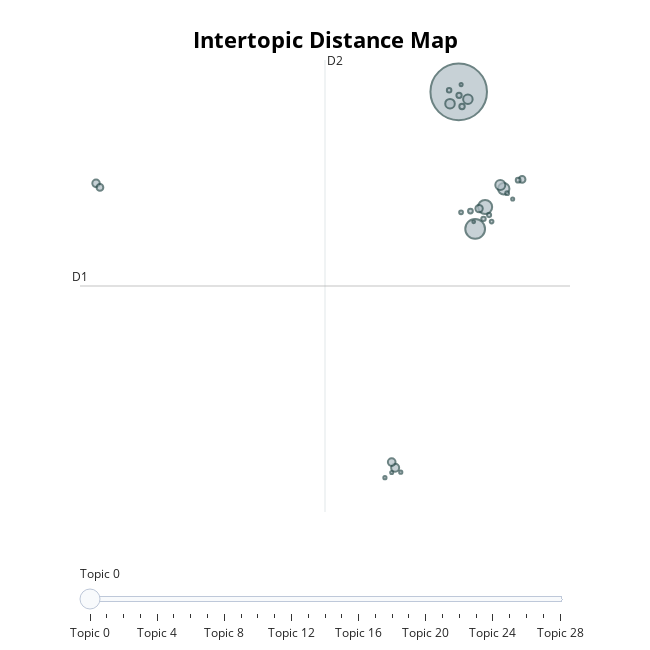

The code cell stored with this chart in its notebook:
### Code cell
# Import necessary libraries
import pandas as pd
import re
import glob
from tqdm import tqdm
from sklearn.feature_extraction.text import TfidfVectorizer
from umap import UMAP
from sentence_transformers import SentenceTransformer
from bertopic import BERTopic

# Kamus normalisasi singkat
normalization_dict = {
    "u": "you", "r": "are", "ur": "your", "pls": "please", "plz": "please",
    "thx": "thanks", "ty": "thank you", "btw": "by the way", "lol": "laughing out loud",
    "lmao": "laughing my ass off", "omg": "oh my god", "wtf": "what the fuck",
    "idk": "i do not know", "imo": "in my opinion", "imho": "in my humble opinion",
    "gg": "good game", "ez": "easy", "nerf": "weaken", "buff": "strengthen",
    "noob": "newbie", "grind": "repetitive task", "op": "overpowered",
    "laggy": "slow connection", "gitgud": "get good", "f2p": "free to play",
    "p2w": "pay to win", "dlc": "downloadable content", "npc": "non player character",
    "xp": "experience points", "lvl": "level", "rng": "random number generator",
    "afk": "away from keyboard", "af": "as fuck", "rp": "roleplay",
    "ive": "i have", "tl": "too long", "dr": "did not read"
}

# Deteksi konteks fps
def disambiguate_fps(text):
    if re.search(r"\b(fps)\b", text.lower()):
        if re.search(r"(graphics|frame|lag|performance|per second)", text.lower()):
            text = re.sub(r"\bfps\b", "frames per second", text, flags=re.IGNORECASE)
        elif re.search(r"(shooter|gun|weapon|enemy|combat|first person)", text.lower()):
            text = re.sub(r"\bfps\b", "first person shooter", text, flags=re.IGNORECASE)
    return text

# Fungsi normalisasi + pembersihan ringan
def preprocess_review(text):
    if not isinstance(text, str):
        text = ""
    text = text.lower()  # Lowercase ringan
    words = text.split()
    words = [normalization_dict.get(word, word) for word in words]
    text = " ".join(words)
    text = disambiguate_fps(text)
    text = re.sub(r"http\S+", "", text)               # hapus url
    text = re.sub(r"[^a-zA-Z0-9\s]", "", text)        # hapus karakter aneh
    text = re.sub(r"\s+", " ", text).strip()          # hilangkan spasi berlebih
    return text

# Ambil semua file CSV dari dua folder
csv_files_1 = glob.glob("reviews_1/*.csv")
csv_files_2 = glob.glob("reviews_2/*.csv")
csv_files = csv_files_1 + csv_files_2

# Gabungkan semua CSV jadi satu DataFrame
df_list = [pd.read_csv(file) for file in csv_files]
df = pd.concat(df_list, ignore_index=True)

# Tampilkan jumlah total baris
print(f"Total data: {len(df)} baris")

# Hitung jumlah UserID unik
jumlah_userid = df['UserID'].nunique()
print(f"Jumlah UserID unik: {jumlah_userid}")

# Memproses review
tqdm.pandas()  # Mengaktifkan tqdm untuk progress bar
df['Cleaned_Review'] = df['Review'].progress_apply(preprocess_review)

# Tampilkan hasil pembersihan review (contoh)
print(df[['UserID', 'Review', 'Cleaned_Review']].head())

# Menyimpan DataFrame yang telah diproses ke dalam file CSV baru
df.to_csv("Cleaned_Reviews.csv", index=False)

print("File CSV dengan review yang telah dibersihkan berhasil disimpan sebagai 'Cleaned_Reviews.csv'.")

# Seed Topics yang lebih mendetail
seed_topic_list = [
    ["gameplay", "mechanics", "combat system", "interaction", "controls", "gameplay features", "game flow"],
    ["bugs", "lag", "fps", "frame rate", "crashes", "performance issues", "optimization", "game stability"],
    ["score", "leaderboard", "ranking", "points system", "levels", "scoreboard", "achievements"],
    ["multiplayer", "co-op", "community", "online play", "player interaction", "multiplayer mode", "social features"],
    ["character design", "npc", "character customization", "avatars", "design features", "customizable characters"],
    ["soundtrack", "bgm", "audio design", "background music", "sound effects", "melody", "soundtrack quality"],
    ["plot", "narrative", "storyline", "story arc", "game plot", "ending", "character development", "game narrative"]
]

# Stop words kustom dalam frozenset
stop_words_frozenset = frozenset({
    'serious', 'via', 'twelve', 'thick', 'within', 'else', 'enough', 'former', 'otherwise', 'wherein', 
    'where', 'about', 'an', 'one', 'how', 'whatever', 'thereupon', 'across', 'down', 'out', 'can', 
    'nevertheless', 'nothing', 'you', 'both', 'are', 'get', 'yourselves', 'it', 'has', 'ten', 'de', 
    'full', 'rather', 'system', 'though', 'the', 'toward', 'around', 'a', 'her', 'because', 'above', 
    'been', 'somehow', 'would', 'latterly', 'three', 'with', 'be', 'detail', 'himself', 'of', 'indeed', 
    'name', 'mostly', 'now', 'me', 'somewhere', 'whenever', 'more', 'please', 'once', 'bottom', 'what', 
    'this', 'or', 'they', 'less', 'hereupon', 'throughout', 'herein', 'on', 'whom', 'some', 'no', 'so', 
    'latter', 'amoungst', 'namely', 'find', 'through', 'hasnt', 'done', 'interest', 'elsewhere', 'together', 
    'his', 'again', 'any', 'even', 'few', 'thereafter', 'first', 'she', 'between', 'wherever', 'yours', 
    'amongst', 'inc', 'much', 'than', 'when', 'here', 'whether', 'besides', 'co', 'forty', 'is', 'something', 
    'hundred', 'fire', 'nobody', 'we', 'six', 'made', 'among', 'such', 'sometimes', 'always', 'beforehand', 
    'thru', 'themselves', 'by', 'becomes', 'our', 'amount', 'will', 'must', 'why', 'mill', 'etc', 'only', 
    'below', 'front', 'seem', 'often', 'could', 'he', 'into', 'everyone', 'alone', 'although', 'ours', 'off', 
    'itself', 'whereupon', 'put', 'whither', 'last', 'someone', 'per', 'five', 'becoming', 'same', 'and', 
    'behind', 'meanwhile', 'if', 'that', 'to', 'fifteen', 'several', 'ever', 'were', 'neither', 'therein', 
    'cannot', 'very', 'at', 'whoever', 'moreover', 'their', 'being', 'ourselves', 'beyond', 'your', 'them', 
    'take', 'either', 'too', 'twenty', 'before', 'while', 'anyway', 'already', 'bill', 'whereby', 'should', 
    'con', 'upon', 'hereby', 'eight', 'whereas', 'myself', 'after', 'move', 'since', 'two', 'seeming', 
    'thereby', 'all', 'sometime', 'herself', 'many', 'almost', 'ltd', 'side', 'except', 'eleven', 'four', 
    'call', 'part', 'anywhere', 're', 'never', 'everywhere', 'afterwards', 'anyone', 'as', 'still', 'not', 
    'back', 'my', 'other', 'along', 'therefore', 'sixty', 'nor', 'have', 'who', 'during', 'hence', 'thin', 
    'least', 'may', 'hereafter', 'third', 'sincere', 'fill', 'mine', 'for', 'every', 'whose', 'nine', 'might', 
    'un', 'top', 'over', 'further', 'empty', 'however', 'nowhere', 'due', 'but', 'none', 'towards', 'then', 
    'yet', 'next', 'couldnt', 'describe', 'cant', 'fifty', 'was', 'those', 'its', 'ie', 'eg', 'give', 'him', 
    'without', 'also', 'seemed', 'found', 'am', 'anyhow', 'onto', 'seems', 'i', 'there', 'until', 'up', 
    'anything', 'under', 'well', 'each', 'had', 'whole', 'whereafter', 'in', 'own', 'see', 'most', 'thus', 
    'everything', 'go', 'these', 'beside', 'against', 'yourself', 'thence', 'others', 'became', 'become', 
    'perhaps', 'show', 'whence', 'another', 'cry', 'noone', 'do', 'from', 'hers', 'keep', 'formerly', 'which', 
    'us'
})

# Mengubah frozenset menjadi list
stop_words_list = list(stop_words_frozenset)

# Gunakan TfidfVectorizer dengan stop words kustom
vectorizer_model = TfidfVectorizer(ngram_range=(1, 2), stop_words=stop_words_list)

# Set UMAP model dengan pengaturan yang lebih ketat
umap_model = UMAP(n_neighbors=15, n_components=3, min_dist=0.1, metric='cosine')

# Pilih model embedding yang lebih kuat untuk menangkap semantik
embedding_model = SentenceTransformer("paraphrase-MPNet-base-v2")

# Fit BERTopic model dengan UMAP dan embedding model yang disesuaikan
topic_model = BERTopic(
    umap_model=umap_model,
    embedding_model=embedding_model,
    vectorizer_model=vectorizer_model,
    language="english",
    seed_topic_list=seed_topic_list,
    calculate_probabilities=True,
    verbose=True
)

# Fit the model and get topics
topics, _ = topic_model.fit_transform(docs)

# Kurangi jumlah topik jika ditemukan tumpang tindih
topic_model.reduce_topics(docs, nr_topics=30)  # Mengurangi menjadi 10 topik

# Visualize topics with intertopic distance map
topic_model.visualize_topics()

### Figure 1 — Plotly figure (JSON) as saved in the notebook; plotly's stock layout.template omitted (floating-point values rounded to 4 significant figures)
{"data": [{"customdata": [[0, "game | like | games | story | gameplay", 4370], [1, "good good | good | yes | nice | yes yes", 532], [2, "fun | fun fun | gay | friends | fun friends", 273], [3, "nan | nan nan |  |  | ", 178], [4, "cool | 1010 | cool cool | hot | m1", 137], [5, "bundle | buy | buy bundle | buyable bundle | pack dont", 125], [6, "story | batman | characters | interesting | cuban", 123], [7, "bad | horrible | bad bad | sucks | wretched hive", 88], [8, "nope nope | nope | fun fun | just just | wait wait", 80], [9, "que | le | et | jeu | vous", 76], [10, "kill | shoot | killed | people | war crimes", 74], [11, "bir | og | oyun | han | en", 62], [12, "perfect game | game perfect | perfect | game | fuuny game", 60], [13, "multiplayer | weapons multiplayer | separate maps | maps weapons | multiplayer dead", 40], [14, "vr | simulator | ive played | ive | played", 38], [15, "88 | 88 88 | 88p | 8a | 88p 8a", 31], [16, "cat | bear | bear bear | cat cat | seagull", 31], [17, "music | sound | audio | soundtrack | jazz", 28], [18, "addictive | addicting | addicted | addictive quite | addictive addictive", 27], [19, "thumb thumb | thumb | thumb loads | tab thumb | dont alt", 23], [20, "engaging fun | permission | better leave | wait deadfire | flame genuinely", 20], [21, "happened buddy | buddy eric | eric | buddy | happened", 19], [22, "boring | boring boring | boring tedious | got boring | tedious", 18], [23, "poopy | poop | imersive | stinky | poopy stinky", 14], [24, "disappointment | disappointment fun | fun disappointment | disappointment disappointment | disappointment extremely", 14], [25, "classic | hood classic | certified hood | classic certified | certified", 13], [26, "garbage | metal slug | slug | metal | slug metal", 13], [27, "finished minutes | talking game | minutes im | im talking | game finished", 13], [28, "balls | balls balls | throw balls | throw | balls throw", 11]], "hovertemplate": "<b>Topic %{customdata[0]}</b><br>%{customdata[1]}<br>Size: %{customdata[2]}", "legendgroup": "", "marker": {"color": "#B0BEC5", "line": {"color": "DarkSlateGrey", "width": 2}, "size": [4370, 532, 273, 178, 137, 125, 123, 88, 80, 76, 74, 62, 60, 40, 38, 31, 31, 28, 27, 23, 20, 19, 18, 14, 14, 13, 13, 13, 11], "sizemode": "area", "sizeref": 2.731, "symbol": "circle"}, "mode": "markers", "name": "", "orientation": "v", "showlegend": false, "type": "scatter", "x": [11.65, 12.4, 12.85, 13.7, 13.54, 11.25, 12.06, 8.752, 8.594, -4.871, 12.57, -4.693, 14.54, 11.8, 11.66, 14.35, 12.18, 11.21, 12.78, 13.03, 13.85, 11.75, 13.14, 9.007, 8.287, 14.1, 8.595, 11.76, 12.33], "xaxis": "x", "y": [6.798, 0.8555, 1.803, 2.6, 2.761, 6.286, 6.479, -9.503, -9.257, 2.83, 1.734, 2.653, 3.001, 6.163, 6.648, 2.965, 1.629, 6.866, 1.291, 1.452, 2.403, 1.572, 1.173, -9.694, -9.933, 2.149, -9.712, 7.113, 1.163], "yaxis": "y"}], "layout": {"annotations": [{"showarrow": false, "text": "D1", "x": -5.601, "y": -1.622, "yshift": 10}, {"showarrow": false, "text": "D2", "x": 5.557, "xshift": 10, "y": 8.18}], "height": 650, "hoverlabel": {"bgcolor": "white", "font": {"family": "Rockwell", "size": 16}}, "legend": {"itemsizing": "constant", "tracegroupgap": 0}, "margin": {"t": 60}, "shapes": [{"line": {"color": "#CFD8DC", "width": 2}, "type": "line", "x0": 5.557, "x1": 5.557, "y0": -11.42, "y1": 8.18}, {"line": {"color": "#9E9E9E", "width": 2}, "type": "line", "x0": -5.601, "x1": 16.72, "y0": -1.622, "y1": -1.622}], "sliders": [{"active": 0, "pad": {"t": 50}, "steps": [{"args": [{"marker.color": [["red", "#B0BEC5", "#B0BEC5", "#B0BEC5", "#B0BEC5", "#B0BEC5", "#B0BEC5", "#B0BEC5", "#B0BEC5", "#B0BEC5", "#B0BEC5", "#B0BEC5", "#B0BEC5", "#B0BEC5", "#B0BEC5", "#B0BEC5", "#B0BEC5", "#B0BEC5", "#B0BEC5", "#B0BEC5", "#B0BEC5", "#B0BEC5", "#B0BEC5", "#B0BEC5", "#B0BEC5", "#B0BEC5", "#B0BEC5", "#B0BEC5", "#B0BEC5"]]}], "label": "Topic 0", "method": "update"}, {"args": [{"marker.color": [["#B0BEC5", "red", "#B0BEC5", "#B0BEC5", "#B0BEC5", "#B0BEC5", "#B0BEC5", "#B0BEC5", "#B0BEC5", "#B0BEC5", "#B0BEC5", "#B0BEC5", "#B0BEC5", "#B0BEC5", "#B0BEC5", "#B0BEC5", "#B0BEC5", "#B0BEC5", "#B0BEC5", "#B0BEC5", "#B0BEC5", "#B0BEC5", "#B0BEC5", "#B0BEC5", "#B0BEC5", "#B0BEC5", "#B0BEC5", "#B0BEC5", "#B0BEC5"]]}], "label": "Topic 1", "method": "update"}, {"args": [{"marker.color": [["#B0BEC5", "#B0BEC5", "red", "#B0BEC5", "#B0BEC5", "#B0BEC5", "#B0BEC5", "#B0BEC5", "#B0BEC5", "#B0BEC5", "#B0BEC5", "#B0BEC5", "#B0BEC5", "#B0BEC5", "#B0BEC5", "#B0BEC5", "#B0BEC5", "#B0BEC5", "#B0BEC5", "#B0BEC5", "#B0BEC5", "#B0BEC5", "#B0BEC5", "#B0BEC5", "#B0BEC5", "#B0BEC5", "#B0BEC5", "#B0BEC5", "#B0BEC5"]]}], "label": "Topic 2", "method": "update"}, {"args": [{"marker.color": [["#B0BEC5", "#B0BEC5", "#B0BEC5", "red", "#B0BEC5", "#B0BEC5", "#B0BEC5", "#B0BEC5", "#B0BEC5", "#B0BEC5", "#B0BEC5", "#B0BEC5", "#B0BEC5", "#B0BEC5", "#B0BEC5", "#B0BEC5", "#B0BEC5", "#B0BEC5", "#B0BEC5", "#B0BEC5", "#B0BEC5", "#B0BEC5", "#B0BEC5", "#B0BEC5", "#B0BEC5", "#B0BEC5", "#B0BEC5", "#B0BEC5", "#B0BEC5"]]}], "label": "Topic 3", "method": "update"}, {"args": [{"marker.color": [["#B0BEC5", "#B0BEC5", "#B0BEC5", "#B0BEC5", "red", "#B0BEC5", "#B0BEC5", "#B0BEC5", "#B0BEC5", "#B0BEC5", "#B0BEC5", "#B0BEC5", "#B0BEC5", "#B0BEC5", "#B0BEC5", "#B0BEC5", "#B0BEC5", "#B0BEC5", "#B0BEC5", "#B0BEC5", "#B0BEC5", "#B0BEC5", "#B0BEC5", "#B0BEC5", "#B0BEC5", "#B0BEC5", "#B0BEC5", "#B0BEC5", "#B0BEC5"]]}], "label": "Topic 4", "method": "update"}, {"args": [{"marker.color": [["#B0BEC5", "#B0BEC5", "#B0BEC5", "#B0BEC5", "#B0BEC5", "red", "#B0BEC5", "#B0BEC5", "#B0BEC5", "#B0BEC5", "#B0BEC5", "#B0BEC5", "#B0BEC5", "#B0BEC5", "#B0BEC5", "#B0BEC5", "#B0BEC5", "#B0BEC5", "#B0BEC5", "#B0BEC5", "#B0BEC5", "#B0BEC5", "#B0BEC5", "#B0BEC5", "#B0BEC5", "#B0BEC5", "#B0BEC5", "#B0BEC5", "#B0BEC5"]]}], "label": "Topic 5", "method": "update"}, {"args": [{"marker.color": [["#B0BEC5", "#B0BEC5", "#B0BEC5", "#B0BEC5", "#B0BEC5", "#B0BEC5", "red", "#B0BEC5", "#B0BEC5", "#B0BEC5", "#B0BEC5", "#B0BEC5", "#B0BEC5", "#B0BEC5", "#B0BEC5", "#B0BEC5", "#B0BEC5", "#B0BEC5", "#B0BEC5", "#B0BEC5", "#B0BEC5", "#B0BEC5", "#B0BEC5", "#B0BEC5", "#B0BEC5", "#B0BEC5", "#B0BEC5", "#B0BEC5", "#B0BEC5"]]}], "label": "Topic 6", "method": "update"}, {"args": [{"marker.color": [["#B0BEC5", "#B0BEC5", "#B0BEC5", "#B0BEC5", "#B0BEC5", "#B0BEC5", "#B0BEC5", "red", "#B0BEC5", "#B0BEC5", "#B0BEC5", "#B0BEC5", "#B0BEC5", "#B0BEC5", "#B0BEC5", "#B0BEC5", "#B0BEC5", "#B0BEC5", "#B0BEC5", "#B0BEC5", "#B0BEC5", "#B0BEC5", "#B0BEC5", "#B0BEC5", "#B0BEC5", "#B0BEC5", "#B0BEC5", "#B0BEC5", "#B0BEC5"]]}], "label": "Topic 7", "method": "update"}, {"args": [{"marker.color": [["#B0BEC5", "#B0BEC5", "#B0BEC5", "#B0BEC5", "#B0BEC5", "#B0BEC5", "#B0BEC5", "#B0BEC5", "red", "#B0BEC5", "#B0BEC5", "#B0BEC5", "#B0BEC5", "#B0BEC5", "#B0BEC5", "#B0BEC5", "#B0BEC5", "#B0BEC5", "#B0BEC5", "#B0BEC5", "#B0BEC5", "#B0BEC5", "#B0BEC5", "#B0BEC5", "#B0BEC5", "#B0BEC5", "#B0BEC5", "#B0BEC5", "#B0BEC5"]]}], "label": "Topic 8", "method": "update"}, {"args": [{"marker.color": [["#B0BEC5", "#B0BEC5", "#B0BEC5", "#B0BEC5", "#B0BEC5", "#B0BEC5", "#B0BEC5", "#B0BEC5", "#B0BEC5", "red", "#B0BEC5", "#B0BEC5", "#B0BEC5", "#B0BEC5", "#B0BEC5", "#B0BEC5", "#B0BEC5", "#B0BEC5", "#B0BEC5", "#B0BEC5", "#B0BEC5", "#B0BEC5", "#B0BEC5", "#B0BEC5", "#B0BEC5", "#B0BEC5", "#B0BEC5", "#B0BEC5", "#B0BEC5"]]}], "label": "Topic 9", "method": "update"}, {"args": [{"marker.color": [["#B0BEC5", "#B0BEC5", "#B0BEC5", "#B0BEC5", "#B0BEC5", "#B0BEC5", "#B0BEC5", "#B0BEC5", "#B0BEC5", "#B0BEC5", "red", "#B0BEC5", "#B0BEC5", "#B0BEC5", "#B0BEC5", "#B0BEC5", "#B0BEC5", "#B0BEC5", "#B0BEC5", "#B0BEC5", "#B0BEC5", "#B0BEC5", "#B0BEC5", "#B0BEC5", "#B0BEC5", "#B0BEC5", "#B0BEC5", "#B0BEC5", "#B0BEC5"]]}], "label": "Topic 10", "method": "update"}, {"args": [{"marker.color": [["#B0BEC5", "#B0BEC5", "#B0BEC5", "#B0BEC5", "#B0BEC5", "#B0BEC5", "#B0BEC5", "#B0BEC5", "#B0BEC5", "#B0BEC5", "#B0BEC5", "red", "#B0BEC5", "#B0BEC5", "#B0BEC5", "#B0BEC5", "#B0BEC5", "#B0BEC5", "#B0BEC5", "#B0BEC5", "#B0BEC5", "#B0BEC5", "#B0BEC5", "#B0BEC5", "#B0BEC5", "#B0BEC5", "#B0BEC5", "#B0BEC5", "#B0BEC5"]]}], "label": "Topic 11", "method": "update"}, {"args": [{"marker.color": [["#B0BEC5", "#B0BEC5", "#B0BEC5", "#B0BEC5", "#B0BEC5", "#B0BEC5", "#B0BEC5", "#B0BEC5", "#B0BEC5", "#B0BEC5", "#B0BEC5", "#B0BEC5", "red", "#B0BEC5", "#B0BEC5", "#B0BEC5", "#B0BEC5", "#B0BEC5", "#B0BEC5", "#B0BEC5", "#B0BEC5", "#B0BEC5", "#B0BEC5", "#B0BEC5", "#B0BEC5", "#B0BEC5", "#B0BEC5", "#B0BEC5", "#B0BEC5"]]}], "label": "Topic 12", "method": "update"}, {"args": [{"marker.color": [["#B0BEC5", "#B0BEC5", "#B0BEC5", "#B0BEC5", "#B0BEC5", "#B0BEC5", "#B0BEC5", "#B0BEC5", "#B0BEC5", "#B0BEC5", "#B0BEC5", "#B0BEC5", "#B0BEC5", "red", "#B0BEC5", "#B0BEC5", "#B0BEC5", "#B0BEC5", "#B0BEC5", "#B0BEC5", "#B0BEC5", "#B0BEC5", "#B0BEC5", "#B0BEC5", "#B0BEC5", "#B0BEC5", "#B0BEC5", "#B0BEC5", "#B0BEC5"]]}], "label": "Topic 13", "method": "update"}, {"args": [{"marker.color": [["#B0BEC5", "#B0BEC5", "#B0BEC5", "#B0BEC5", "#B0BEC5", "#B0BEC5", "#B0BEC5", "#B0BEC5", "#B0BEC5", "#B0BEC5", "#B0BEC5", "#B0BEC5", "#B0BEC5", "#B0BEC5", "red", "#B0BEC5", "#B0BEC5", "#B0BEC5", "#B0BEC5", "#B0BEC5", "#B0BEC5", "#B0BEC5", "#B0BEC5", "#B0BEC5", "#B0BEC5", "#B0BEC5", "#B0BEC5", "#B0BEC5", "#B0BEC5"]]}], "label": "Topic 14", "method": "update"}, {"args": [{"marker.color": [["#B0BEC5", "#B0BEC5", "#B0BEC5", "#B0BEC5", "#B0BEC5", "#B0BEC5", "#B0BEC5", "#B0BEC5", "#B0BEC5", "#B0BEC5", "#B0BEC5", "#B0BEC5", "#B0BEC5", "#B0BEC5", "#B0BEC5", "red", "#B0BEC5", "#B0BEC5", "#B0BEC5", "#B0BEC5", "#B0BEC5", "#B0BEC5", "#B0BEC5", "#B0BEC5", "#B0BEC5", "#B0BEC5", "#B0BEC5", "#B0BEC5", "#B0BEC5"]]}], "label": "Topic 15", "method": "update"}, {"args": [{"marker.color": [["#B0BEC5", "#B0BEC5", "#B0BEC5", "#B0BEC5", "#B0BEC5", "#B0BEC5", "#B0BEC5", "#B0BEC5", "#B0BEC5", "#B0BEC5", "#B0BEC5", "#B0BEC5", "#B0BEC5", "#B0BEC5", "#B0BEC5", "#B0BEC5", "red", "#B0BEC5", "#B0BEC5", "#B0BEC5", "#B0BEC5", "#B0BEC5", "#B0BEC5", "#B0BEC5", "#B0BEC5", "#B0BEC5", "#B0BEC5", "#B0BEC5", "#B0BEC5"]]}], "label": "Topic 16", "method": "update"}, {"args": [{"marker.color": [["#B0BEC5", "#B0BEC5", "#B0BEC5", "#B0BEC5", "#B0BEC5", "#B0BEC5", "#B0BEC5", "#B0BEC5", "#B0BEC5", "#B0BEC5", "#B0BEC5", "#B0BEC5", "#B0BEC5", "#B0BEC5", "#B0BEC5", "#B0BEC5", "#B0BEC5", "red", "#B0BEC5", "#B0BEC5", "#B0BEC5", "#B0BEC5", "#B0BEC5", "#B0BEC5", "#B0BEC5", "#B0BEC5", "#B0BEC5", "#B0BEC5", "#B0BEC5"]]}], "label": "Topic 17", "method": "update"}, {"args": [{"marker.color": [["#B0BEC5", "#B0BEC5", "#B0BEC5", "#B0BEC5", "#B0BEC5", "#B0BEC5", "#B0BEC5", "#B0BEC5", "#B0BEC5", "#B0BEC5", "#B0BEC5", "#B0BEC5", "#B0BEC5", "#B0BEC5", "#B0BEC5", "#B0BEC5", "#B0BEC5", "#B0BEC5", "red", "#B0BEC5", "#B0BEC5", "#B0BEC5", "#B0BEC5", "#B0BEC5", "#B0BEC5", "#B0BEC5", "#B0BEC5", "#B0BEC5", "#B0BEC5"]]}], "label": "Topic 18", "method": "update"}, {"args": [{"marker.color": [["#B0BEC5", "#B0BEC5", "#B0BEC5", "#B0BEC5", "#B0BEC5", "#B0BEC5", "#B0BEC5", "#B0BEC5", "#B0BEC5", "#B0BEC5", "#B0BEC5", "#B0BEC5", "#B0BEC5", "#B0BEC5", "#B0BEC5", "#B0BEC5", "#B0BEC5", "#B0BEC5", "#B0BEC5", "red", "#B0BEC5", "#B0BEC5", "#B0BEC5", "#B0BEC5", "#B0BEC5", "#B0BEC5", "#B0BEC5", "#B0BEC5", "#B0BEC5"]]}], "label": "Topic 19", "method": "update"}, {"args": [{"marker.color": [["#B0BEC5", "#B0BEC5", "#B0BEC5", "#B0BEC5", "#B0BEC5", "#B0BEC5", "#B0BEC5", "#B0BEC5", "#B0BEC5", "#B0BEC5", "#B0BEC5", "#B0BEC5", "#B0BEC5", "#B0BEC5", "#B0BEC5", "#B0BEC5", "#B0BEC5", "#B0BEC5", "#B0BEC5", "#B0BEC5", "red", "#B0BEC5", "#B0BEC5", "#B0BEC5", "#B0BEC5", "#B0BEC5", "#B0BEC5", "#B0BEC5", "#B0BEC5"]]}], "label": "Topic 20", "method": "update"}, {"args": [{"marker.color": [["#B0BEC5", "#B0BEC5", "#B0BEC5", "#B0BEC5", "#B0BEC5", "#B0BEC5", "#B0BEC5", "#B0BEC5", "#B0BEC5", "#B0BEC5", "#B0BEC5", "#B0BEC5", "#B0BEC5", "#B0BEC5", "#B0BEC5", "#B0BEC5", "#B0BEC5", "#B0BEC5", "#B0BEC5", "#B0BEC5", "#B0BEC5", "red", "#B0BEC5", "#B0BEC5", "#B0BEC5", "#B0BEC5", "#B0BEC5", "#B0BEC5", "#B0BEC5"]]}], "label": "Topic 21", "method": "update"}, {"args": [{"marker.color": [["#B0BEC5", "#B0BEC5", "#B0BEC5", "#B0BEC5", "#B0BEC5", "#B0BEC5", "#B0BEC5", "#B0BEC5", "#B0BEC5", "#B0BEC5", "#B0BEC5", "#B0BEC5", "#B0BEC5", "#B0BEC5", "#B0BEC5", "#B0BEC5", "#B0BEC5", "#B0BEC5", "#B0BEC5", "#B0BEC5", "#B0BEC5", "#B0BEC5", "red", "#B0BEC5", "#B0BEC5", "#B0BEC5", "#B0BEC5", "#B0BEC5", "#B0BEC5"]]}], "label": "Topic 22", "method": "update"}, {"args": [{"marker.color": [["#B0BEC5", "#B0BEC5", "#B0BEC5", "#B0BEC5", "#B0BEC5", "#B0BEC5", "#B0BEC5", "#B0BEC5", "#B0BEC5", "#B0BEC5", "#B0BEC5", "#B0BEC5", "#B0BEC5", "#B0BEC5", "#B0BEC5", "#B0BEC5", "#B0BEC5", "#B0BEC5", "#B0BEC5", "#B0BEC5", "#B0BEC5", "#B0BEC5", "#B0BEC5", "red", "#B0BEC5", "#B0BEC5", "#B0BEC5", "#B0BEC5", "#B0BEC5"]]}], "label": "Topic 23", "method": "update"}, {"args": [{"marker.color": [["#B0BEC5", "#B0BEC5", "#B0BEC5", "#B0BEC5", "#B0BEC5", "#B0BEC5", "#B0BEC5", "#B0BEC5", "#B0BEC5", "#B0BEC5", "#B0BEC5", "#B0BEC5", "#B0BEC5", "#B0BEC5", "#B0BEC5", "#B0BEC5", "#B0BEC5", "#B0BEC5", "#B0BEC5", "#B0BEC5", "#B0BEC5", "#B0BEC5", "#B0BEC5", "#B0BEC5", "red", "#B0BEC5", "#B0BEC5", "#B0BEC5", "#B0BEC5"]]}], "label": "Topic 24", "method": "update"}, {"args": [{"marker.color": [["#B0BEC5", "#B0BEC5", "#B0BEC5", "#B0BEC5", "#B0BEC5", "#B0BEC5", "#B0BEC5", "#B0BEC5", "#B0BEC5", "#B0BEC5", "#B0BEC5", "#B0BEC5", "#B0BEC5", "#B0BEC5", "#B0BEC5", "#B0BEC5", "#B0BEC5", "#B0BEC5", "#B0BEC5", "#B0BEC5", "#B0BEC5", "#B0BEC5", "#B0BEC5", "#B0BEC5", "#B0BEC5", "red", "#B0BEC5", "#B0BEC5", "#B0BEC5"]]}], "label": "Topic 25", "method": "update"}, {"args": [{"marker.color": [["#B0BEC5", "#B0BEC5", "#B0BEC5", "#B0BEC5", "#B0BEC5", "#B0BEC5", "#B0BEC5", "#B0BEC5", "#B0BEC5", "#B0BEC5", "#B0BEC5", "#B0BEC5", "#B0BEC5", "#B0BEC5", "#B0BEC5", "#B0BEC5", "#B0BEC5", "#B0BEC5", "#B0BEC5", "#B0BEC5", "#B0BEC5", "#B0BEC5", "#B0BEC5", "#B0BEC5", "#B0BEC5", "#B0BEC5", "red", "#B0BEC5", "#B0BEC5"]]}], "label": "Topic 26", "method": "update"}, {"args": [{"marker.color": [["#B0BEC5", "#B0BEC5", "#B0BEC5", "#B0BEC5", "#B0BEC5", "#B0BEC5", "#B0BEC5", "#B0BEC5", "#B0BEC5", "#B0BEC5", "#B0BEC5", "#B0BEC5", "#B0BEC5", "#B0BEC5", "#B0BEC5", "#B0BEC5", "#B0BEC5", "#B0BEC5", "#B0BEC5", "#B0BEC5", "#B0BEC5", "#B0BEC5", "#B0BEC5", "#B0BEC5", "#B0BEC5", "#B0BEC5", "#B0BEC5", "red", "#B0BEC5"]]}], "label": "Topic 27", "method": "update"}, {"args": [{"marker.color": [["#B0BEC5", "#B0BEC5", "#B0BEC5", "#B0BEC5", "#B0BEC5", "#B0BEC5", "#B0BEC5", "#B0BEC5", "#B0BEC5", "#B0BEC5", "#B0BEC5", "#B0BEC5", "#B0BEC5", "#B0BEC5", "#B0BEC5", "#B0BEC5", "#B0BEC5", "#B0BEC5", "#B0BEC5", "#B0BEC5", "#B0BEC5", "#B0BEC5", "#B0BEC5", "#B0BEC5", "#B0BEC5", "#B0BEC5", "#B0BEC5", "#B0BEC5", "red"]]}], "label": "Topic 28", "method": "update"}]}], "title": {"font": {"color": "Black", "size": 22}, "text": "<b>Intertopic Distance Map</b>", "x": 0.5, "xanchor": "center", "y": 0.95, "yanchor": "top"}, "width": 650, "xaxis": {"anchor": "y", "domain": [0, 1], "range": [-5.601, 16.72], "title": {"text": ""}, "visible": false}, "yaxis": {"anchor": "x", "domain": [0, 1], "range": [-11.42, 8.18], "title": {"text": ""}, "visible": false}}}
